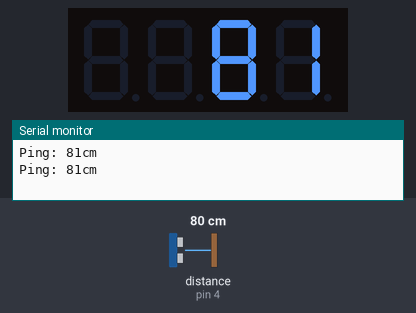
The sketch below on a simulated Arduino Uno, built with avr-gcc and run on an emulated ATmega328P. On the bench: 4-digit seven-segment display, the last lines printed to the serial monitor. The test bench sets the inputs (shaded band); at power-on: distance to the obstacle (sensor on pin 4) 80 cm. The echo pulse lasts 58.3 µs per cm.

Above: at 1.2 s.
1.3 s: distance to the obstacle (sensor on pin 4) set to 250 cm
At 3.5 s:
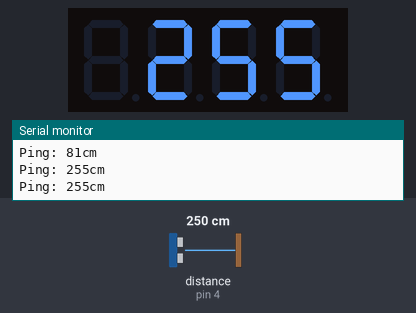
3.6 s: distance to the obstacle (sensor on pin 4) set to 2 cm
At 4.8 s:
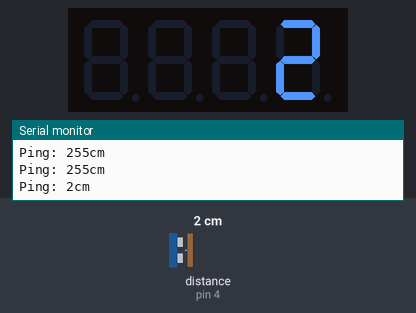
5.7 s: distance to the obstacle (sensor on pin 4) set to 4 cm
At 7.0 s:
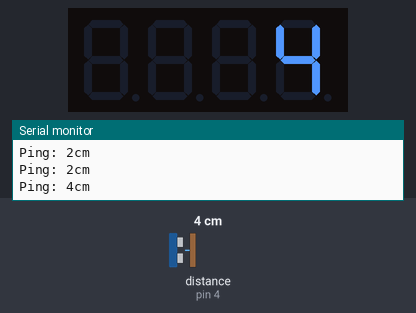
Timing chart, 0 to 8.7 s (numbered marks = the images above; inputs shaded):
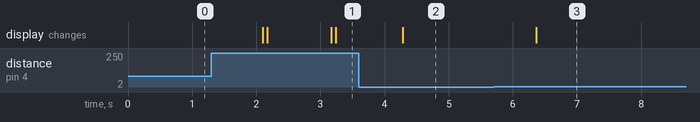

The sketch:

HC-SR04__with_TM-1637.ino
```cpp
#include <NewPing.h>

#define TRIGGER_PIN  5
#define ECHO_PIN     4
#define MAX_DISTANCE 500 // Maximum distance we want to ping for (in centimeters).(Max-> 500cm)

NewPing sonar(TRIGGER_PIN, ECHO_PIN, MAX_DISTANCE);
#include <Arduino.h>
#include <TM1637Display.h>
#define CLK 2
#define DIO 3
#define TEST_DELAY  1000
TM1637Display display(CLK, DIO);

void setup()
{
  Serial.begin(9600);
}

void loop() {
  display.setBrightness(0x0f);
  uint8_t data[] = { 0x0, 0x0, 0x0, 0x0 };
  display.setSegments(data);
  int distance = sonar.ping_cm();

  Serial.print("Ping: ");
  Serial.print(sonar.ping_cm());
  Serial.println("cm");
  display.showNumberDec(distance, false, 3,1);
  delay(1000);
}
```

Measured:
- after the input at 1.3 s, the display: first changes after 0.80 s (image 1 shows a later state)
- after the input at 3.6 s, the display: changes after 0.68 s (image 2)
- after the input at 5.7 s, the display: changes after 0.66 s (image 3)
